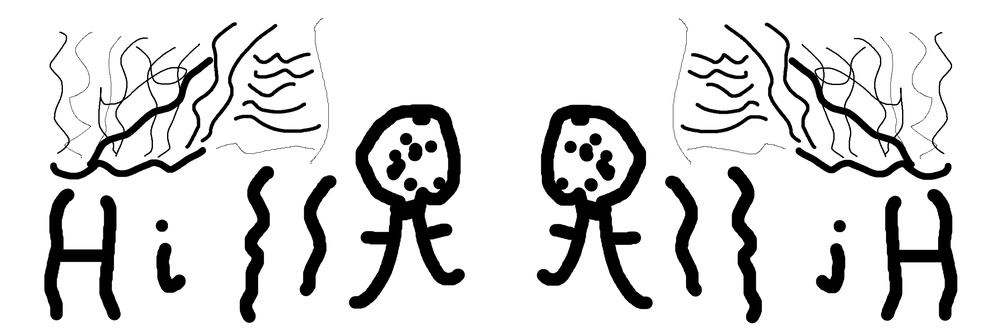
#> input picture Full_reflect_img.png, 1000 x 333 px, shrunk from 2400 x 799 before the run
$ python analyze_symmetry.py Full_reflect_img.png
#> lines starting #> are read from the running program, lines starting #| are printed output that depends on the picture; after the words box and inside, x2 and y2 are one past the last pixel; in counts of white or black regions, pixels touching at a corner belong together

import cv2
import numpy as np
from skimage import io, util
from skimage.filters import threshold_otsu
import argparse
import os

def create_mask(image_chunk):
    """
    Takes an image chunk, applies thresholding and noise cleanup,
    and returns a binary mask.
    """
    if image_chunk.size == 0:
        return np.array([])

    thresh = threshold_otsu(image_chunk)
    mask = image_chunk > thresh

    # Clean up noise using morphological opening
    kernel = np.ones((3,3), np.uint8)
    cleaned_mask = cv2.morphologyEx(util.img_as_ubyte(mask), cv2.MORPH_OPEN, kernel)

    return cleaned_mask

def dice_coefficient(mask1, mask2):
    """Calculates the Dice similarity coefficient between two binary masks."""
    mask1 = mask1.astype(bool)
    mask2 = mask2.astype(bool)
    intersection = np.sum(mask1 & mask2)
    total = np.sum(mask1) + np.sum(mask2)
    return 2. * intersection / total if total > 0 else 1.0

def analyze_vertical_reflection(processed_image):
    """Analyzes the vertical reflection symmetry of an image."""
    height, width = processed_image.shape
    left_half = processed_image[:, :width//2]
    right_half = processed_image[:, width//2:]

    left_mask = create_mask(left_half)
    right_mask = create_mask(right_half)

    flipped_right_mask = cv2.flip(right_mask, 1)

    return dice_coefficient(left_mask, flipped_right_mask)

def analyze_horizontal_reflection(processed_image):
    """Analyzes the horizontal reflection symmetry of an image."""
    height, width = processed_image.shape
    top_half = processed_image[:height//2, :]
    bottom_half = processed_image[height//2:, :]

    top_mask = create_mask(top_half)
    bottom_mask = create_mask(bottom_half)

    flipped_bottom_mask = cv2.flip(bottom_mask, 0)

    return dice_coefficient(top_mask, flipped_bottom_mask)

def analyze_horizontal_translation(processed_image):
    """Finds the best horizontal translation score."""
    height, width = processed_image.shape
    left_half = processed_image[:, :width//2]
    right_half = processed_image[:, width//2:]

    left_mask = create_mask(left_half)
    right_mask = create_mask(right_half)

    best_score = -1
    best_shift = 0

    for shift in range(-width//2, width//2):
        M = np.float32([[1, 0, shift], [0, 1, 0]])
        translated_right_mask = cv2.warpAffine(right_mask, M, (width//2, height))
        score = dice_coefficient(left_mask, translated_right_mask)
        if score > best_score:
            best_score = score
            best_shift = shift

    return best_score, best_shift

if __name__ == "__main__":
    parser = argparse.ArgumentParser(description='Analyze the symmetry of an image.')
    parser.add_argument('image_path', type=str, help='The path to the input image.')
    args = parser.parse_args()

    img = cv2.imread(args.image_path, cv2.IMREAD_GRAYSCALE)
#> img is the input picture: shape (333, 1000); min 0, max 255, mean 219.5
    if img is None:
        print(f"Error: Could not load image from {args.image_path}")
        exit()

    # Pre-process the image once
    adjusted = cv2.convertScaleAbs(img, alpha=1.1, beta=-10)
    clahe = cv2.createCLAHE(clipLimit=4.0, tileGridSize=(8,8))
    processed_image = clahe.apply(adjusted)

    print(f"Symmetry Analysis for: {os.path.basename(args.image_path)}")
    print("-" * 40)

    # Vertical Reflection
    v_reflect_score = analyze_vertical_reflection(processed_image)
#> in analyze_vertical_reflection, `right_half = processed_image[:, width//2:]`:
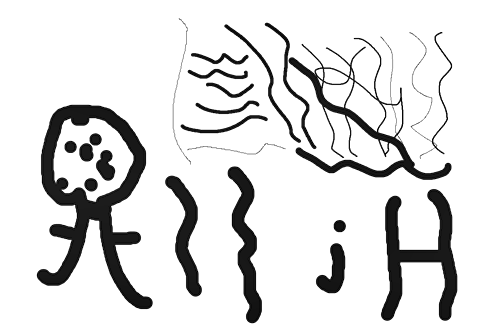
#> right_half: shape (333, 500); min 1, max 255, mean 222.4
#> in create_mask, `thresh = threshold_otsu(image_chunk)`: thresh = 141
#> in create_mask, `mask = image_chunk > thresh`:
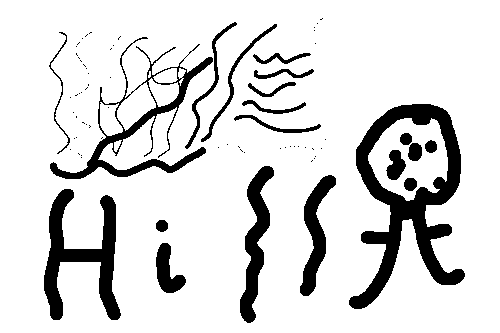
#> mask: shape (333, 500) bool; 86.1% white; 76 black regions (56 under 20 px), largest, box (x1, y1, x2, y2) and area: (349, 104, 465, 309) 7652, (44, 189, 121, 320) 3895, (50, 37, 213, 179) 3238
#> in create_mask, `cleaned_mask = cv2.morphologyEx(util.img_as_ubyte(mask), cv2.MORPH_OPE..`: cleaned_mask: shape (333, 500); 86% white; 69 black regions (52 under 20 px), largest, box (x1, y1, x2, y2) and area: (349, 104, 465, 309) 7808, (44, 189, 121, 320) 3895, (50, 22, 237, 179) 3884
#> in create_mask (call 2), `mask = image_chunk > thresh`: mask: shape (333, 500) bool; 86.2% white; 74 black regions (54 under 20 px), largest, box (x1, y1, x2, y2) and area: (37, 105, 153, 309) 7657, (381, 189, 457, 321) 3805, (289, 38, 451, 180) 3228
#> in create_mask (call 2), `cleaned_mask = cv2.morphologyEx(util.img_as_ubyte(mask), cv2.MORPH_OPE..`: cleaned_mask: shape (333, 500); 86% white; 69 black regions (52 under 20 px), largest, box (x1, y1, x2, y2) and area: (37, 105, 153, 309) 7823, (265, 23, 451, 180) 3897, (381, 189, 457, 321) 3807
#> in analyze_vertical_reflection, `flipped_right_mask = cv2.flip(right_mask, 1)`:
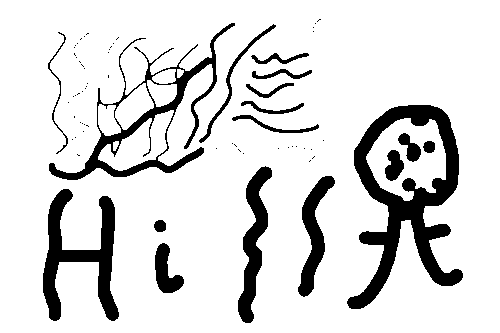
#> flipped_right_mask: shape (333, 500); 86% white; 69 black regions (52 under 20 px), largest, box (x1, y1, x2, y2) and area: (347, 105, 463, 309) 7823, (49, 23, 235, 180) 3897, (43, 189, 119, 321) 3807
#> in dice_coefficient, `intersection = np.sum(mask1 & mask2)`: intersection = 139705
#> in dice_coefficient, `total = np.sum(mask1) + np.sum(mask2)`: total = 286381
#> v_reflect_score = 0.976
    print(f"Vertical Reflection Score:   {v_reflect_score:.4f}")
#| Vertical Reflection Score:   0.9757

    # Horizontal Reflection
    h_reflect_score = analyze_horizontal_reflection(processed_image)
#> in analyze_horizontal_reflection, `bottom_half = processed_image[height//2:, :]`:
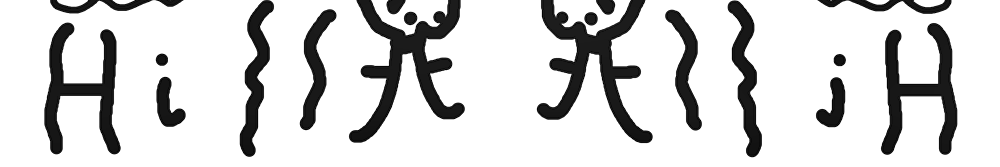
#> bottom_half: shape (167, 1000); min 1, max 255, mean 212.8
#> in create_mask (call 3), `thresh = threshold_otsu(image_chunk)`: thresh = 144
#> in create_mask (call 3), `mask = image_chunk > thresh`: mask: shape (166, 1000) bool; 90.3% white; 150 black regions (117 under 20 px), largest, box (x1, y1, x2, y2) and area: (356, 104, 461, 166) 2296, (541, 105, 646, 166) 2276, (87, 37, 213, 166) 2131
#> in create_mask (call 3), `cleaned_mask = cv2.morphologyEx(util.img_as_ubyte(mask), cv2.MORPH_OPE..`:
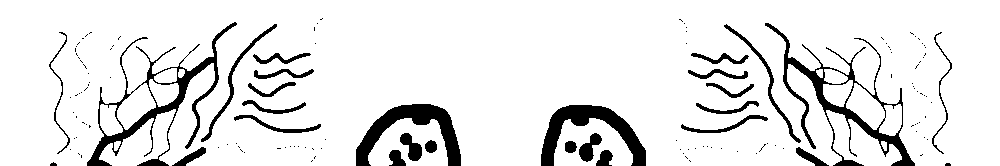
#> cleaned_mask: shape (166, 1000); 90.1% white; 136 black regions (109 under 20 px), largest, box (x1, y1, x2, y2) and area: (87, 22, 237, 166) 2921, (765, 23, 915, 166) 2916, (356, 104, 461, 166) 2297
#> in create_mask (call 4), `thresh = threshold_otsu(image_chunk)`: thresh = 140
#> in create_mask (call 4), `mask = image_chunk > thresh`: mask: shape (167, 1000) bool; 81.9% white; 19 black regions, largest, box (x1, y1, x2, y2) and area: (537, 0, 653, 143) 5383, (349, 0, 465, 143) 5355, (44, 23, 121, 154) 3895
#> in create_mask (call 4), `cleaned_mask = cv2.morphologyEx(util.img_as_ubyte(mask), cv2.MORPH_OPE..`:
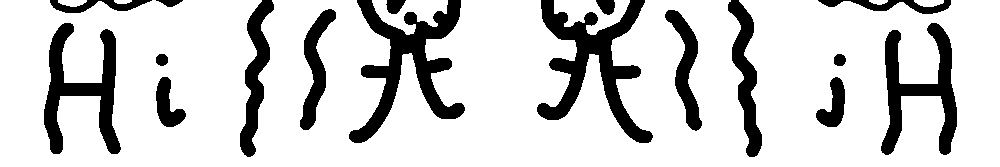
#> cleaned_mask: shape (167, 1000); 81.8% white; 17 black regions, largest, box (x1, y1, x2, y2) and area: (537, 0, 653, 143) 5551, (349, 0, 465, 143) 5511, (44, 23, 121, 154) 3895
#> in analyze_horizontal_reflection, `flipped_bottom_mask = cv2.flip(bottom_mask, 0)`:
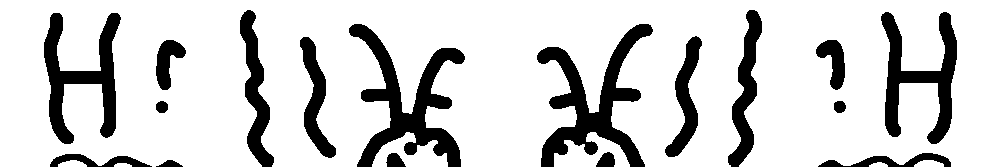
#> flipped_bottom_mask: shape (167, 1000); 81.8% white; 17 black regions, largest, box (x1, y1, x2, y2) and area: (537, 24, 653, 167) 5551, (349, 24, 465, 167) 5511, (44, 13, 121, 144) 3895
#> (the run stopped early here; a loop or call above may not have finished)
